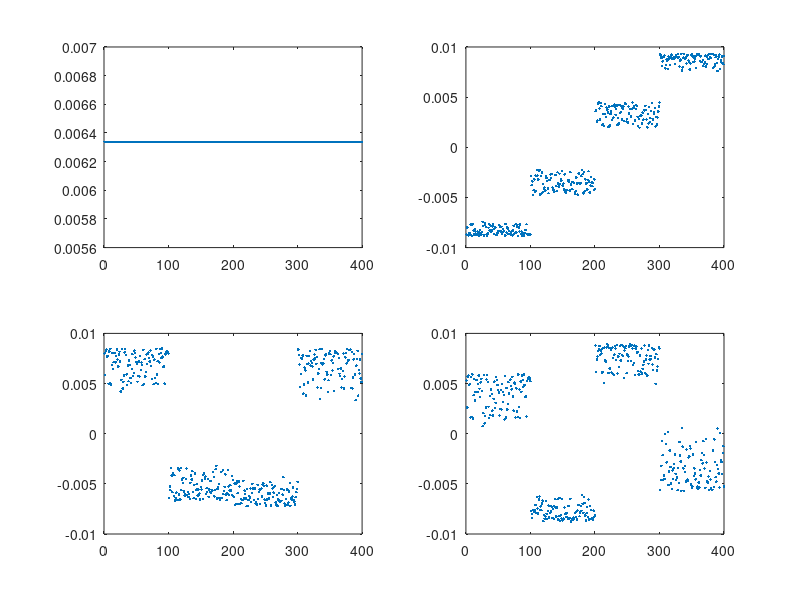

Source code (MATLAB):
sigma = 1.5

area_x = [10+5*rand(100,1),20+5*rand(100,1),30+5*rand(100,1),40+5*rand(100,1)];
area_y = [10*rand(100,1),10*rand(100,1),10*rand(100,1),10*rand(100,1)];


plot(area_x, area_y, '.')


W=zeros(400,400);

for i = 1:400
	for j = 1:400
		W(i,j) = exp((-((area_x(i)-area_x(j))^2+(area_y(i)-area_y(j))^2)^0.5)/(2*sigma*sigma));
	end
end

D = zeros(400,400);
for i = 1:400
	D(i,i) = sum(W(i,:));
end

L = D - W

L_sys = D^(-0.5)*L*D^(-0.5);
L_rw = D^(-1);


[V_tras,S,V] = eig(L_sys);

S(400,400)
S(399,399)
S(398,398)
S(397,397)


U = V(:,1:4);

H = D^(-0.5)*U;

subplot(2,2,1);plot(H(:,1),'.');
subplot(2,2,2);plot(H(:,2),'.');
subplot(2,2,3);plot(H(:,3),'.');
subplot(2,2,4);plot(H(:,4),'.');




